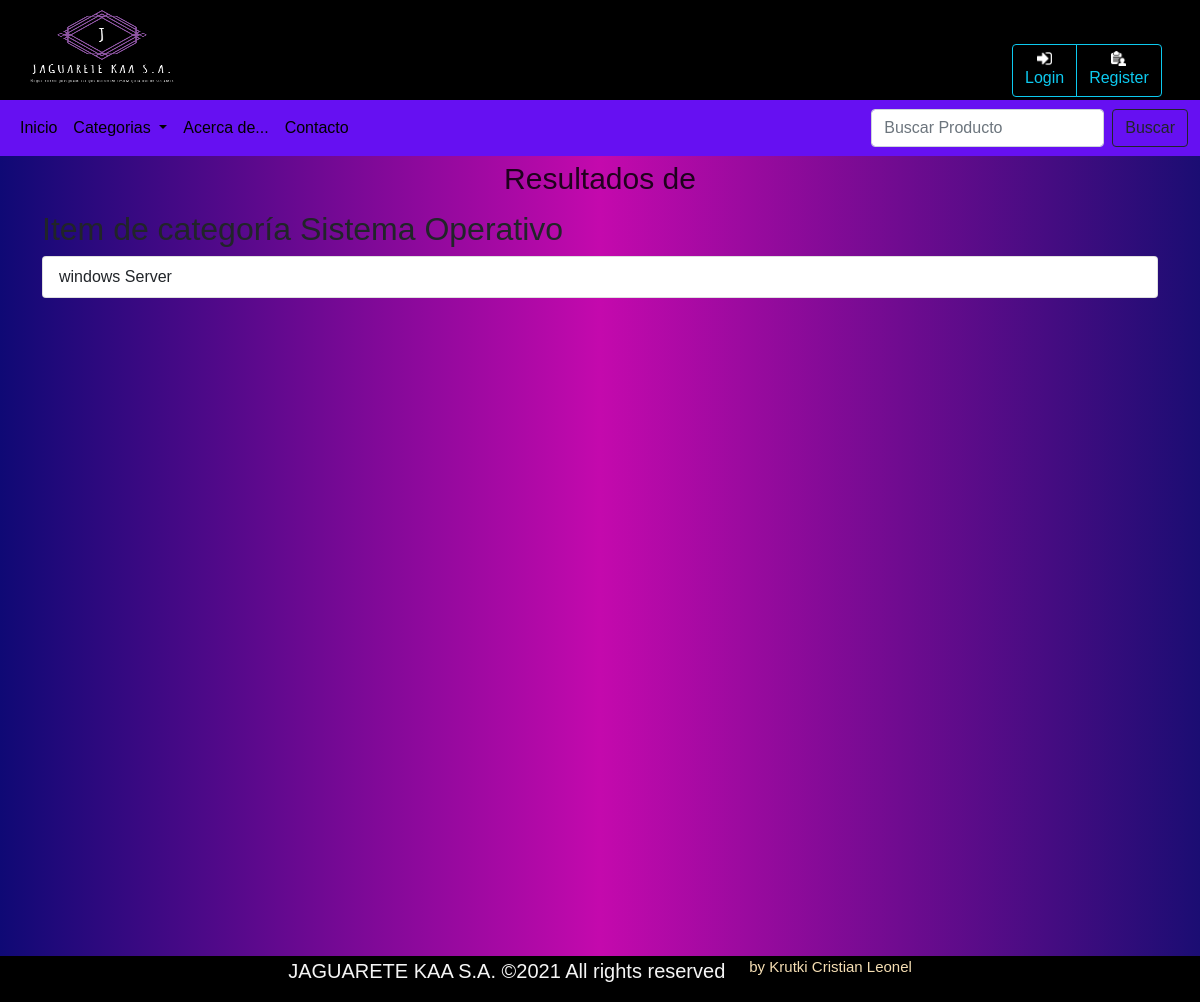
Before: /JAGWEB/search/6 with the older database file.
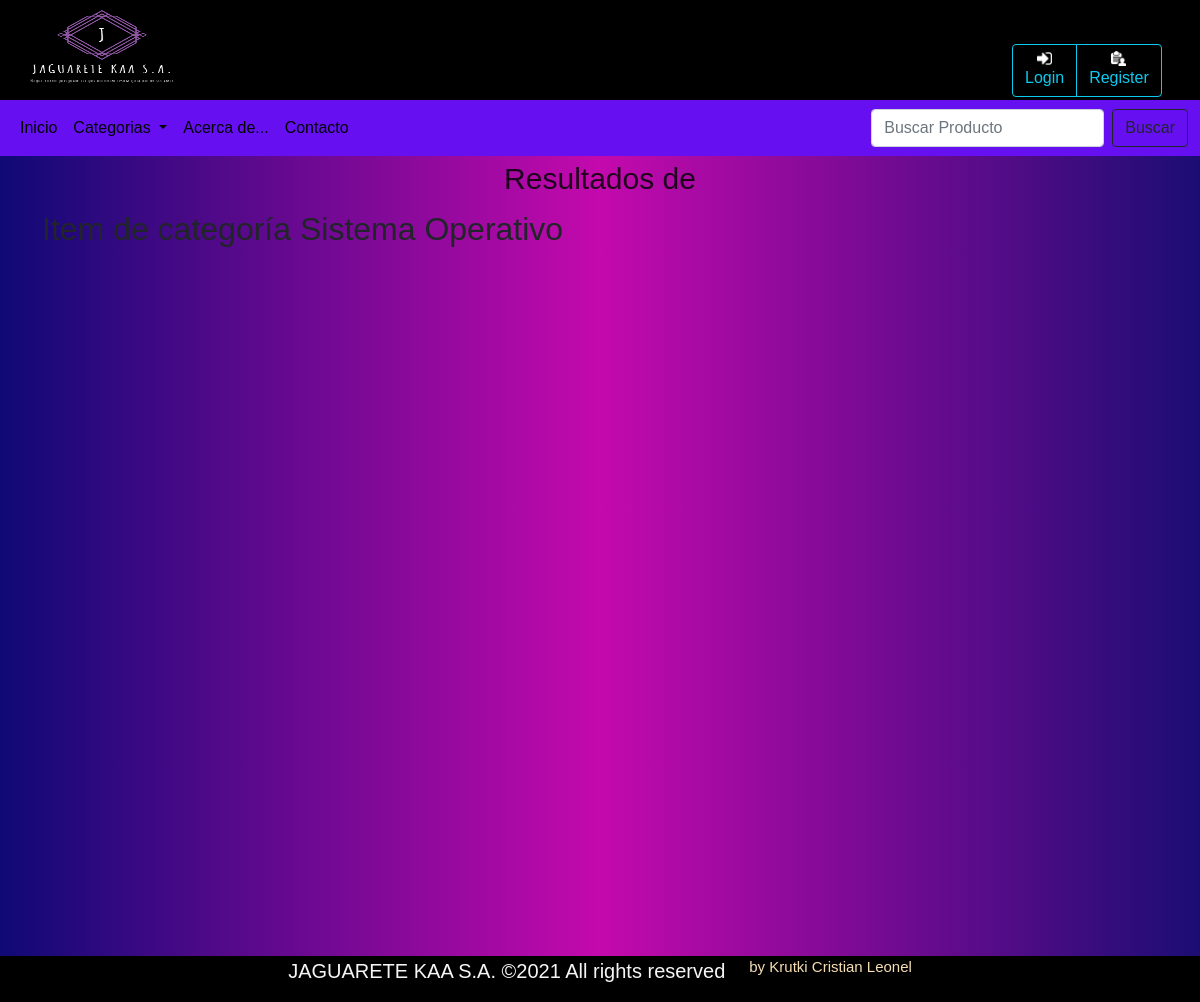
After: the same page with the newer database file.
### JAGWEB/models.py (models this page shows, shortened)
class Producto (models.Model):
    nombre = models.CharField(max_length=180) #nombre del producto 180 caracteres max
    descripcion = models.TextField() #descripcion breve del producto 250 caracteres
    categoria = models.ForeignKey(Categoria,on_delete=models.CASCADE,related_name="categ") #categoria referenciada
    precio=models.FloatField() #precio del producto en float
    imagen= models.ImageField(upload_to='products/', default='products/default.png')   #imagen del producto

### JAGWEB/views.py (the view)
# urls.py: path('search/<int:id_category>', views.search_category, name="search_category"),
def search_category(request, id_category):
    return render(request, "producto/searchResoult.html", {
        'una_categoria': Categoria.objects.get(id=id_category),
        'lst_productos': Producto.objects.filter(categoria=id_category)
    })

### JAGWEB/context_processors.py (called while the page is built)
def cat_menu(request):
    categorias = Categoria.objects.all()
    return{
        'list_category': categorias
    }

### JAGWEB/templates/producto/searchResoult.html
{% extends "layout.html" %} {% load static %} {% block body %}
<div class="container container-fluid">
    <h1>Resultados de </h1>
    <h2>Item de categor&iacute;a {{una_categoria.nombre}} </h2>
    <div class="list-group">
        {% for un_producto in lst_productos %}
        <a href="{% url 'product' un_producto.id %}" class="list-group-item list-group-item-action">{{un_producto.nombre}}</a> {% endfor %}
    </div>
</div>
{% endblock %}

Changed rows visible on the page:
removed Producto: nombre "windows Server"
